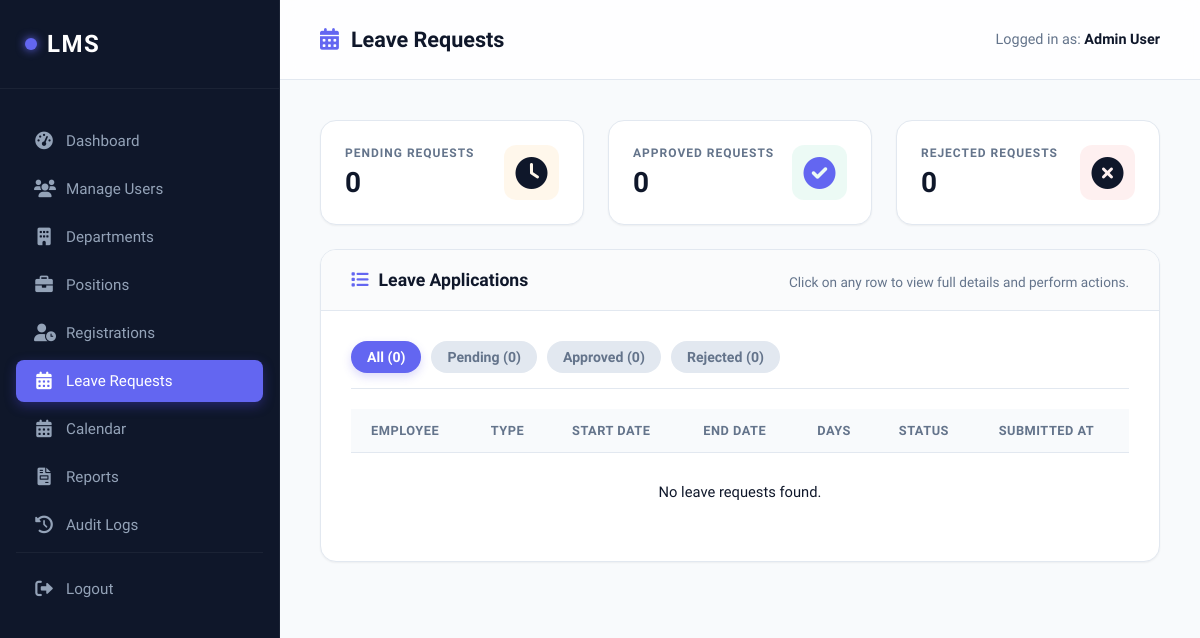
Page /leave_requests.php (signed in) on the earlier database version.
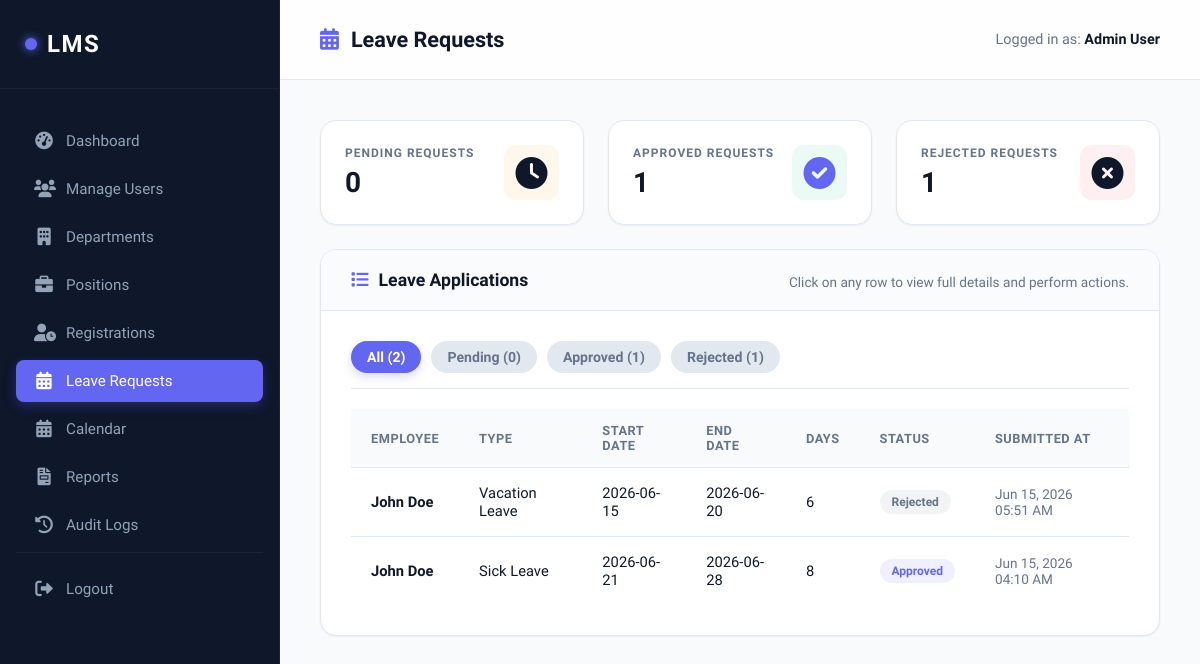
Same page on the later database version.
### tables this page shows
CREATE TABLE `leave_requests` (
  `id` int(11) NOT NULL,
  `user_id` int(11) NOT NULL,
  `leave_type` varchar(100) NOT NULL,
  `start_date` date NOT NULL,
  `end_date` date NOT NULL,
  `reason` text DEFAULT NULL,
  `status` enum('Pending','Pending Manager Approval','Pending Admin Approval','Approved','Rejected') DEFAULT 'Pending',
  `created_at` timestamp NOT NULL DEFAULT current_timestamp(),
  `admin_comment` text DEFAULT NULL,
  `attachment` varchar(255) DEFAULT NULL,
  `updated_at` datetime DEFAULT NULL ON UPDATE current_timestamp()
);

CREATE TABLE `users` (
  `id` int(11) NOT NULL,
  `name` varchar(100) NOT NULL,
  `email` varchar(100) NOT NULL,
  `password` varchar(255) NOT NULL,
  `role` enum('Employee','Manager','Admin') DEFAULT 'Employee',
  `status` enum('Pending','Active','Rejected') NOT NULL DEFAULT 'Pending',
  `department` varchar(100) DEFAULT NULL,
  `department_id` int(11) DEFAULT NULL,
  `position` varchar(100) DEFAULT NULL,
  `position_id` int(11) DEFAULT NULL,
  `first_name` varchar(100) DEFAULT NULL,
  `middle_name` varchar(100) DEFAULT NULL,
  `last_name` varchar(100) DEFAULT NULL,
  `gender` enum('Male','Female') NOT NULL DEFAULT 'Male'
);

### includes/auth_check.php (called while the page is built, shortened)
<?php
function e($value) {
    return htmlspecialchars($value ?? '', ENT_QUOTES, 'UTF-8');
}
?>

### leave_requests.php (the view, shortened to what the changed rows need)
<?php
require_once 'includes/config.php';
require_once 'includes/auth_check.php';
$stmt = $pdo->query("SELECT lr.*, u.name as employee_name, u.email as employee_email, u.department as employee_dept
                     FROM leave_requests lr
                     JOIN users u ON lr.user_id = u.id
                     ORDER BY lr.created_at DESC");
$requests = $stmt->fetchAll();
$pending_count = 0;
$approved_count = 0;
$rejected_count = 0;
foreach ($requests as $r) {
    if ($r['status'] === 'Pending') $pending_count++;
    elseif ($r['status'] === 'Approved') $approved_count++;
    elseif ($r['status'] === 'Rejected') $rejected_count++;
}
?>
<!DOCTYPE html>
<html lang="en">
<head>
    <link rel="stylesheet" href="assets/style.css">
    <link rel="stylesheet" href="https://cdnjs.cloudflare.com/ajax/libs/font-awesome/6.0.0/css/all.min.css">
</head>
<body>
    <div class="main-content">
        <div class="top-nav">
            <h2><i class="fas fa-calendar-alt"></i> Leave Requests</h2>
        </div>
        <div class="content-wrapper">
            <div class="stats-container" style="margin-bottom: 24px;">
                <div class="stat-card" onclick="filterByStatus('Approved')" style="cursor: pointer;">
                    <div class="stat-info">
                        <strong>Approved Requests</strong>
                        <div class="value"><?php echo $approved_count; ?></div>
                    </div>
                </div>
                <div class="stat-card" onclick="filterByStatus('Rejected')" style="cursor: pointer;">
                    <div class="stat-info">
                        <strong>Rejected Requests</strong>
                        <div class="value"><?php echo $rejected_count; ?></div>
                    </div>
                </div>
            </div>
            <div class="card">
                <div class="card-body">
                    <div class="filter-tabs">
                        <button class="filter-tab active" onclick="filterByStatus('All', this)">All (<?php echo count($requests); ?>)</button>
                        <button class="filter-tab" onclick="filterByStatus('Pending', this)">Pending (<?php echo $pending_count; ?>)</button>
                        <button class="filter-tab" onclick="filterByStatus('Approved', this)">Approved (<?php echo $approved_count; ?>)</button>
                        <button class="filter-tab" onclick="filterByStatus('Rejected', this)">Rejected (<?php echo $rejected_count; ?>)</button>
                    </div>
                    <div class="table-responsive">
                        <table>
                            <thead>
                                <tr>
                                    <th>Employee</th>
                                    <th>Type</th>
                                    <th>Start Date</th>
                                    <th>End Date</th>
                                    <th>Days</th>
                                    <th>Status</th>
                                    <th>Submitted At</th>
                                </tr>
                            </thead>
                            <tbody>
                                <?php if (empty($requests)): ?>
                                    <tr class="no-requests-row"><td colspan="7" style="text-align: center; padding: 30px;">No leave requests found.</td></tr>
                                <?php else: ?>
                                    <?php foreach ($requests as $r):
                                        $start = new DateTime($r['start_date']);
                                        $end = new DateTime($r['end_date']);
                                        $days = $start->diff($end)->days + 1;
                                        $r['duration_days'] = $days;
                                    ?>
                                        <tr class="clickable-row request-row" data-status="<?php echo e($r['status']); ?>" onclick="openRequestModal(<?php echo htmlspecialchars(json_encode($r), ENT_QUOTES, 'UTF-8'); ?>)">
                                            <td><strong><?php echo e($r['employee_name']); ?></strong></td>
                                            <td><?php echo e($r['leave_type']); ?></td>
                                            <td><?php echo e($r['start_date']); ?></td>
                                            <td><?php echo e($r['end_date']); ?></td>
                                            <td><?php echo $days; ?></td>
                                            <td>
                                                <span class="badge badge-<?php echo strtolower(e($r['status'])); ?>">
                                                    <?php echo e($r['status']); ?>
                                                </span>
                                            </td>
                                            <td style="font-size: 0.85rem; color: var(--text-muted);"><?php echo date('M d, Y h:i A', strtotime($r['created_at'])); ?></td>
                                        </tr>
                                    <?php endforeach; ?>
                                <?php endif; ?>
                            </tbody>
                        </table>
                    </div>
                </div>
            </div>
        </div>
    </div>
</body>
</html>

Differences in the rows shown:
added leave_requests: user.name "John Doe", leave_type "Vacation Leave", start_date "2026-06-15", end_date "2026-06-20", days "6", status "Rejected", created_at "Jun 15, 2026 05:51 AM"
added leave_requests: user.name "John Doe", leave_type "Sick Leave", start_date "2026-06-21", end_date "2026-06-28", days "8", status "Approved", created_at "Jun 15, 2026 04:10 AM"
Other differences:
$approved_count: "0" → "1"
$rejected_count: "0" → "1"
count($requests): "0" → "2"
text no longer shown: "No leave requests found."
